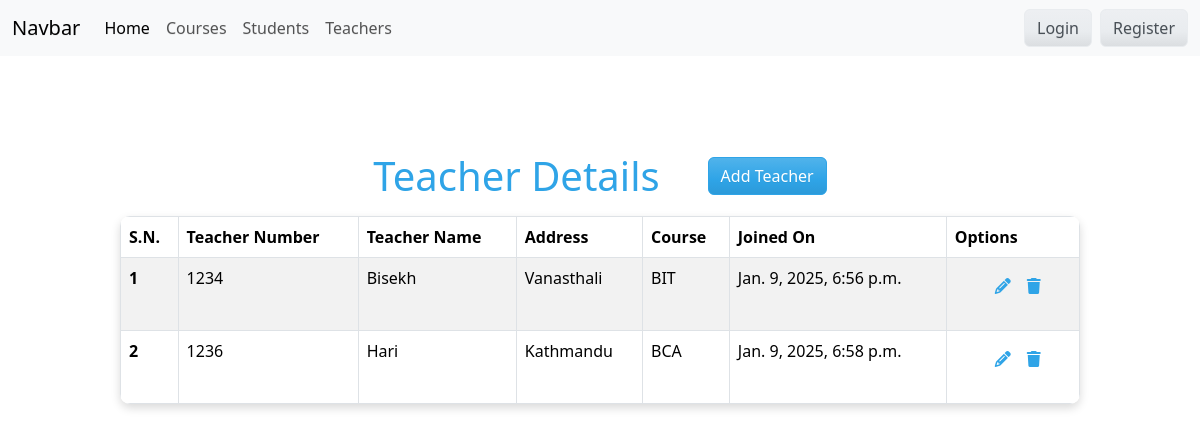
/teacher/, run on an earlier commit of the app's database.
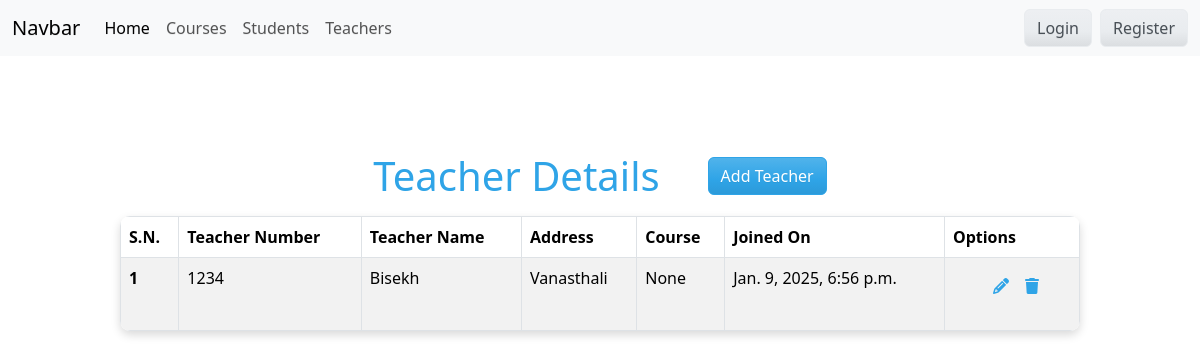
And on a later commit of the database.
### course/models.py (models this page shows, shortened)
class Instructor_Available(models.Model):
    Instructor_name = models.CharField(max_length=200)
    joined_in = models.DateTimeField(auto_now_add=True)
    course_assigned =models.ForeignKey('Course_Available',on_delete=models.SET_NULL,blank=True,null=True)
    instructor_number = models.CharField(max_length=5)
    address = models.CharField(max_length=50)

class Course_Available(models.Model):
    title = models.CharField(max_length=100)
    description = models.TextField()
    created_at = models.DateTimeField(auto_now_add=True)
    course_period = models.IntegerField()
    def __str__(self):
        return self.title

### teacher/views.py (the view)
# urls.py: path('teacher/',views.show_teacher,name='teacher'),
def show_teacher(request):
    get_teacher_details = Instructor_Available.objects.all()
    return render(request,'Teacher.html',{
        'teachers':get_teacher_details
    })

### templates/Teacher.html (shortened to what this page needs)
{% extends 'base.html' %}
{% block content %}
<br />
<div class="d-flex justify-content-center align-items-center mb-3 gap-5">
  <h1 class="mb-0">Teacher Details</h1>
  <a class="btn btn-primary" href="{% url 'addTeacher' %}">Add Teacher</a>
</div>
<div class="d-flex justify-content-center align-items-center">
  <div style="width: 80%">
    <table
      class="table table-hover table-striped table-bordered"
      style="
        box-shadow: 0px 4px 10px rgba(0, 0, 0, 0.15);
        border-radius: 10px;
        overflow: hidden;
      "
    >
      <thead>
        <tr>
          <th scope="col">S.N.</th>
          <th scope="col">Teacher Number</th>
          <th scope="col">Teacher Name</th>
          <th scope="col">Address</th>
          <th scope="col">Course</th>
          <th scope="col">Joined On</th>
          <th scope="col">Options</th>
        </tr>
      </thead>
      <tbody>
        {% for teacher in teachers %}
        <tr class="table">
          <th scope="row">{{teacher.id}}</th>
          <td>{{teacher.instructor_number}}</td>
          <td>{{teacher.Instructor_name}}</td>
          <td>{{teacher.address}}</td>
          <td>{{teacher.course_assigned}}</td>
          <td>{{teacher.joined_in}}</td>
          <td>
            <ul class="d-flex" style="list-style: none">
              <li>
                <a href="{% url 'editTeacher' teacher.id %}"
                  ><i class="fa-solid fa-pencil"></i
                ></a>
              </li>
              <li>
                <a href="{% url 'deleteTeacher' teacher.id %}"
                  ><i class="fa-solid fa-trash"></i
                ></a>
              </li>
            </ul>
          </td>
        </tr>
        {% endfor %}
      </tbody>
    </table>
  </div>
</div>
<br />
{% endblock %}

### templates/base.html (shortened to what this page needs)
<!DOCTYPE html>
<html lang="en">
  <head>
    <link
      rel="stylesheet"
      href="https://bootswatch.com/5/cerulean/bootstrap.min.css"
    />
    <link
      rel="stylesheet"
      href="https://cdnjs.cloudflare.com/ajax/libs/font-awesome/6.7.2/css/all.min.css"
    />
  </head>
  <body>
    {% include 'navbar.html' %}
    <br />
    <div class="container">
      <br />
      <br />
    </div>
    {% block content %}{% endblock %}
  </body>
</html>

### templates/navbar.html (shortened to what this page needs)
<nav class="navbar navbar-expand-lg bg-body-tertiary">
  <div class="container-fluid">
    <a class="navbar-brand" href="{% url 'home' %}">Navbar</a>
    <div class="collapse navbar-collapse" id="navbarColor04">
      <ul class="navbar-nav me-auto">
        <li class="nav-item">
          <a class="nav-link active" href="{% url 'home' %}"
            >Home
          </a>
        </li>
        <li class="nav-item">
          <a class="nav-link" href="{% url 'course' %}">Courses</a>
        </li>
        <li class="nav-item">
          <a class="nav-link" href="{% url 'student' %}">Students</a>
        </li>
        <li class="nav-item">
          <a class="nav-link" href="{% url 'teacher' %}">Teachers</a>
        </li>
      </ul>
      {% if user.is_authenticated %}
      <div class="d-flex">
        <a class="btn btn-secondary me-2" href="{% url 'logout' %}">Logout</a>
        <a class="btn btn-secondary">{{user.username}}</a>
      </div>
      {% else %}
      <div class="d-flex">
        <a class="btn btn-secondary me-2" href="{% url 'login' %}">Login</a>
        <a class="btn btn-secondary" href="{% url 'signup' %}">Register</a>
      </div>
      {% endif %}
    </div>
  </div>
</nav>

What changed in the data, as far as the page shows it:
removed Instructor_Available: id "2", instructor_number "1236", Instructor_name "Hari", address "Kathmandu", course_assigned "BCA", joined_in "Jan. 9, 2025, 6:58 p.m."
changed Instructor_Available "Bisekh": course_assigned "BIT" → "None"
